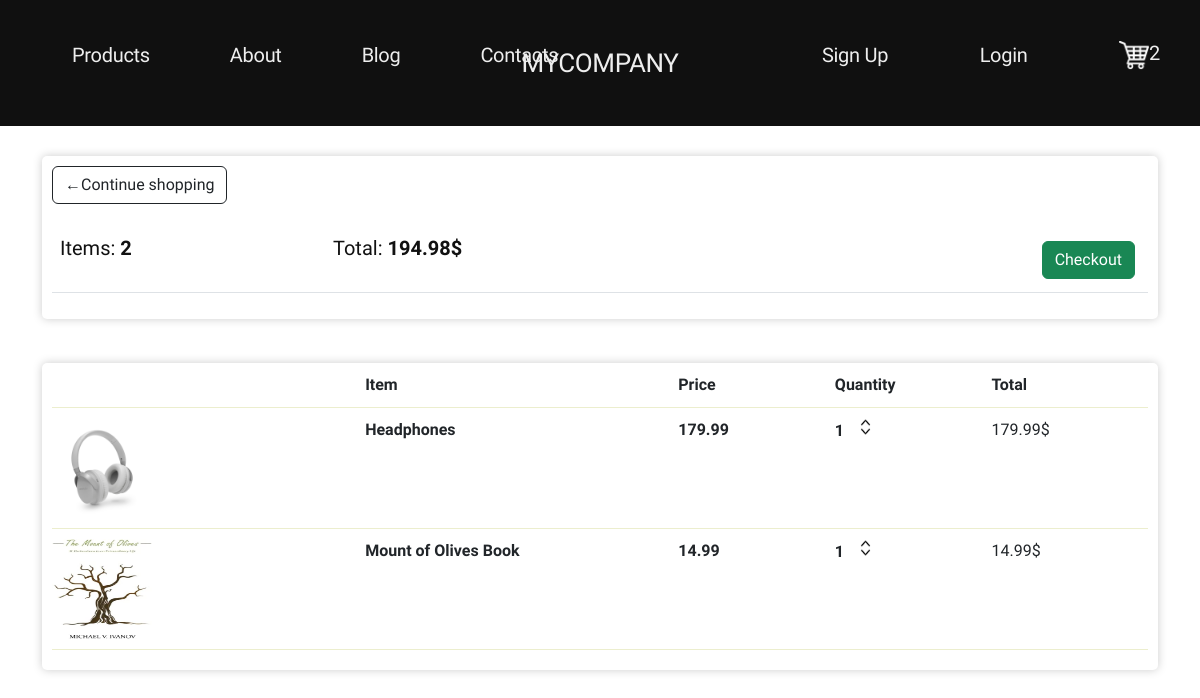
The app's page /cart/ (signed in) with its own data.
### cafe/models.py (models this page shows, shortened)
class Order(models.Model):
    customer = models.ForeignKey(Customer, on_delete=models.SET_NULL, blank=True, null=True)
    date_ordered = models.DateTimeField(auto_now_add=True)
    transaction_id = models.CharField(max_length=200, null=True)
    complete = models.BooleanField(default=False, null=True, blank=False)
    @property
    def get_cart_total(self):
        orderitems = self.orderitem_set.all()
        total = sum([item.get_total for item in orderitems if item is not None])
        return total
    @property
    def get_cart_items(self):
        orderitems = self.orderitem_set.all()
        total = sum([item.quantity for item in orderitems])
        return total

class OrderItem(models.Model):
    product = models.ForeignKey(Product, on_delete=models.SET_NULL, null=True)
    order = models.ForeignKey(Order, on_delete=models.SET_NULL, null=True)
    quantity = models.IntegerField(default=0, null=True, blank=True)
    date_added = models.DateTimeField(auto_now_add=True)
    @property
    def get_total(self):
        if self.product is not None and self.quantity is not None:
            total = self.product.price * self.quantity
            return total
        else:
            self.delete()
            total = self.product.price * self.quantity
            return total

class Product(models.Model):
    name = models.CharField(max_length=200, null=True)
    price = models.DecimalField(max_digits=10, decimal_places=2)
    digital = models.BooleanField(default=False, null=True, blank=False)
    image = models.ImageField(null=True, blank=True)
    @property
    def imageURL(self):
        try:
            url = self.image.url
        except:
            url = ''
        return url

### cafe/views.py (the view)
# urls.py: path('cart/', v.cart, name='cart'),
def cart(request):
    context = form_context(request)
    return render(request, 'cafe/cart.html', context)

### cafe/utils.py (called while the page is built, shortened)
def form_context(request):
    if request.user.is_authenticated:
        customer = request.user.customer
        order, created = m.Order.objects.get_or_create(customer=customer, complete=False)
        items = order.orderitem_set.all()
        cart_items = order.get_cart_items
    context = {'items': items, 'order': order, 'cartItems': cart_items}
    return context

### cafe/templates/cafe/cart.html
{% extends 'cafe/base.html' %}
{% load static %}
{% block content %}
    <div class="row">
        <div class="col-lg-12">
            <div class="box-element">
                <a class="btn btn-outline-dark" href="{% url 'products' %}">←Continue shopping</a>
                <br>
                <br>
                <table class="table">
                    <tr>
                        <th><h5>Items: <strong>{{order.get_cart_items}}</strong></h5></th>
                        <th><h5>Total: <strong>{{order.get_cart_total|floatformat:2}}$</strong></h5></th>
                        <th><a style="float:right; margin:5px" class="btn btn-success" href="{% url 'checkout' %}">
                            Checkout
                        </a></th>
                    </tr>
                </table>
            </div>
            <br>
            <div class="box-element">
                <div class="cart-row">
                    <div style="flex:2"></div>
                    <div style="flex:2"><strong>Item</strong></div>
                    <div style="flex:1"><strong>Price</strong></div>
                    <div style="flex:1"><strong>Quantity</strong></div>
                    <div style="flex:1"><strong>Total</strong></div>
                </div>
                {% for i in items %}
                <div class="cart-row">
                    <div style="flex:2"><img class="row-image" src="{{i.product.imageURL}}"></div>
                    <div style="flex:2"><strong>{{i.product.name}}</strong></div>
                    <div style="flex:1"><strong>{{i.product.price|floatformat:2}}</strong></div>
                    <div style="flex:1">
                        <p class="quantity">{{i.quantity}}</p>
                        <div class="quantity">
                            <img data-product='{{i.product.id}}' data-action='add' class="chg-quantity update-cart" src="{% static 'images/arrow-up.png' %}">
                            <img data-product='{{i.product.id}}' data-action='remove' class="chg-quantity update-cart" src="{% static 'images/arrow-down.png' %}">
                        </div>
                    </div>
                    <div style="flex:1">{{i.get_total}}$</div>
                </div>
                {% endfor %}
            </div>
        </div>
    </div>
{% endblock %}

### cafe/templates/cafe/base.html (shortened to what this page needs)
<!DOCTYPE html>
{% load static %}
<html lang="en">
<head>
    <link href="https://cdn.jsdelivr.net/npm/bootstrap@5.3.0-alpha1/dist/css/bootstrap.min.css" rel="stylesheet">
    <link rel="stylesheet" type="text/css" href="{% static 'css/styles.css' %}">
</head>
<body>
   <header class="header">
        <nav class="menu">
            <ul class="menu__ul">
                <li class="menu__li"><a class="menu__link" href="{% url 'products' %}">Products</a></li>
                <li class="menu__li"><a class="menu__link" href="{% url 'about' %}">About</a></li>
                <li class="menu__li"><a class="menu__link" href="{% url 'blog' %}">Blog</a></li>
                <li class="menu__li"><a class="menu__link" href="{% url 'contacts' %}">Contacts</a></li>
            </ul>
            <a class="menu__logo" href="{% url 'home' %}">MYCOMPANY</a>
            <ul class="menu__ul">
            <li class="menu__li"><a class="menu__link" href="#">Sign Up</a></li>
            <li class="menu__li"><a class="menu__link" href="#">Login</a></li>
            <li class="menu__li"><a class="menu__link" href="{% url 'cart' %}"><img id='cart-icon' src="{% static 'images/cart.png' %}">{{cartItems}}</a></li>
            </ul>
        </nav>
    </header>
   <div class="container">
   {% block content %}
   {% endblock %}
   </div>
</body>
</html>

### cafe/static/css/styles.css (style rules this page uses)
* { margin: 0; padding: 0; }
body { font-family: 'Exo 2', sans-serif; }
.header { height: 100%; width: 100%; box-sizing: border-box; background-color: #101010; }
.menu { color: #eee; display: flex; justify-content: space-between; }
.menu__ul { display: flex; justify-content: space-between; align-items: center; list-style-type: none; width: 450px; }
.menu__link { text-decoration: none; font-size: 20px; font-weight: 300; line-height: 20px; letter-spacing: -0.015em; text-align: left; color: #EEEEEE; padding: 40px 40px 40px 40px; flex-wrap: wrap; }
.menu__li { display: flex; justify-content: space-between; justify-content: flex-start; align-items: justify; }
.menu__logo { text-decoration: none; color: #EEEEEE; font-size: 26px; font-weight: 500; line-height: 29px; letter-spacing: -0.015em; text-align: left; display: flex; justify-content: center; align-content: center; padding-top: 35px; padding-bottom: 35px; display: block; }
#cart-icon { width: 30px; height: 30px; }
.box-element { box-shadow:hsl(0, 0%, 80%) 0 0 10px; background-color: #fff; border-radius: 5px; padding: 10px; padding-left: 10px; margin-top: 20px; }
h1, h2, h3, h4, h5, h6 { color: #111111; }
.cart-row { display: flex; align-items: flex-stretch; padding-bottom: 10px; margin-bottom: 10px; border-bottom: 1px solid #eceece }
.row-image { width: 100px; height: 100px; }
.quantity { display: inline-block; font-weight: 700; padding-right: 10px; }
.chg-quantity { width: 15px; cursor: pointer; display: block; }
.col-lg-4, .col-lg-6, .col-lg-8, .col-lg-12 { padding-top: 10px; }

### records on screen
Order: get_cart_items "2", get_cart_total "194.98"
OrderItem: product.imageURL (picture), product.name "Headphones", product.price "179.99", quantity "1", get_total "179.99"
OrderItem: product.imageURL (picture), product.name "Mount of Olives Book", product.price "14.99", quantity "1", get_total "14.99"

### other values on screen
{{ cartItems }} "2"
